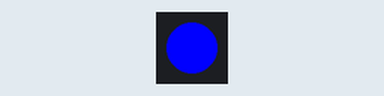
A program run on a simulated ESP32 board running MicroPython. On the bench: 1 RGB LEDs in strip order, left to right.

Above: at 0.1 s.
At 4.1 s:
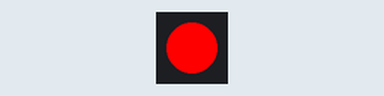
At 6.1 s:
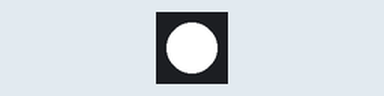
At 13.15 s:
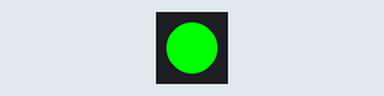
Timing chart, 0 to 40.0 s (numbered marks = the images above):
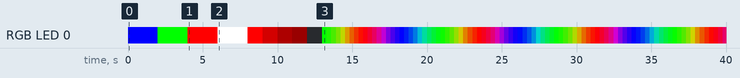

Measured:
- by itself, RGB LED 0: off → RGB(0, 0, 255) at 0.00 s, → RGB(0, 255, 0) 2.0 s later, → RGB(255, 0, 0) 2.0 s later, → RGB(255, 255, 255) 2.0 s later, … (98 changes in this stretch)

The program:

led_test.py
```python
from machine import Pin
import neopixel
import time


pin = Pin(8, Pin.OUT)
num_leds = 1
np = neopixel.NeoPixel(pin, num_leds)

# Функция для установки цвета
def set_rgb_color(r, g, b):
    # Устанавливаем цвет для первого светодиода (цвет: (r, g, b))
    np[0] = (r, g, b)
    np.write()

# Пример использования:

# Синий цвет
set_rgb_color(0, 0, 255)  # (0, 0, 255) - синий
time.sleep(2)

# Красный цвет
set_rgb_color(0, 255, 0)  # (255, 0, 0) - красный
time.sleep(2)

# Зеленый цвет
set_rgb_color(255, 0, 0)  # (0, 255, 0) - зеленый
time.sleep(2)

# Белый цвет
set_rgb_color(255, 255, 255)  # (255, 255, 255) - белый
time.sleep(2)

# Выключаем светодиод
set_rgb_color(0, 0, 0)  # Выключаем светодиод
###################################################################

# Функция установки цвета с учётом яркости
def set_rgb_color(r, g, b, brightness=1.0):
    brightness = max(0, min(1, brightness))  # Ограничиваем от 0 до 1
    np[0] = (int(r * brightness), int(g * brightness), int(b * brightness))
    np.write()

# Тест управления яркостью
for b in [1.0, 0.5, 0.2, 0.1, 0]:  # От 100% до 0%
    set_rgb_color(255, 0, 0, b)
    time.sleep(1)

set_rgb_color(0, 0, 0)  # Выключаем светодиод
#######################################################################

def set_rgb_color(r, g, b):
    # Устанавливаем цвет для первого светодиода (цвет: (r, g, b))
    np[0] = (r, g, b)
    np.write()

# Функция для плавного изменения цветов радуги
def rainbow_cycle(delay=50):
    for i in range(256):
        # Плавный переход между красным, зеленым и синим
        set_rgb_color(i, 255 - i, 0)  # Плавно меняем красный и зеленый
        time.sleep_ms(delay)

    for i in range(256):
        # Плавный переход между зеленым и синим
        set_rgb_color(255 - i, 0, i)  # Плавно меняем зеленый и синий
        time.sleep_ms(delay)

    for i in range(256):
        # Плавный переход между синим и красным
        set_rgb_color(0, i, 255 - i)  # Плавно меняем синий и красный
        time.sleep_ms(delay)

# Запуск эффекта радуги с плавным изменением
while True:
    rainbow_cycle(10)  # Уменьшите значение для более плавных переходов
```
